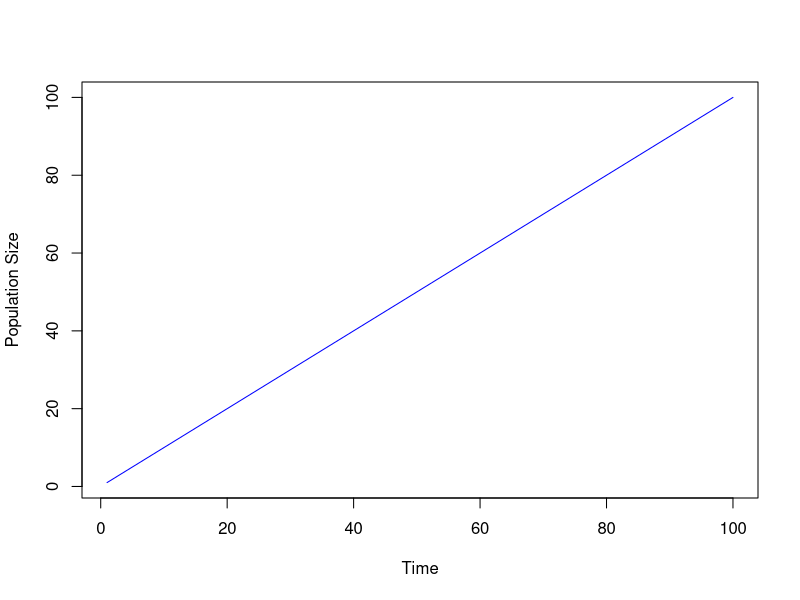

Recreate this plot in R.
# LInks to Github profiles of teams members:
#Rebecca Batoh: https://github.com/rbatoh/Hackbio-biocoding-internship.git
#Emmanuel Oluwarotimi Igiehon: https://github.com/Rotimi626/
#Ajayi Grace: https://github.com/Torren11/Hackbio-biocoding-internship.git
#Olajide Temitope: https://github.com/TemitopeOlajide1/

# Links to LinkedIn profiles of team members: 
#Rebecca Batoh: https://www.linkedin.com/in/rebecca-batoh/
#Emmanuel Oluwarotimi Igiehon: https://www.linkedin.com/in/emma-igiehon-300a2a260/
#Ajayi Grace: https://www.linkedin.com/in/graceoluwasola/
#Olajide Temitope: https://www.linkedin.com/in/temitope-esther-olajide/


#Function to Translate DNA to Protein
translate_DNA_to_protein <- function(dna_sequence) {
  # Define the codon to amino acid mapping
  codon_table <- c(
    "ATA"="I", "ATC"="I", "ATT"="I", "ATG"="M", "ACA"="T", "ACC"="T", 
    "ACG"="T", "ACT"="T", "AAC"="N", "AAT"="N", "AAA"="K", "AAG"="K", 
    "ACA"="T", "ACC"="T", "ACG"="T", "ACT"="T", "CTA"="L", "CTC"="L", 
    "CTG"="L", "CTT"="L", "CCA"="P", "CCC"="P", "CCG"="P", "CCT"="P", 
    "GCA"="A", "GCC"="A", "GCG"="A", "GCT"="A", "GGA"="G", "GGC"="G", 
    "GGG"="G", "GGT"="G", "TCA"="S", "TCC"="S", "TCG"="S", "TCT"="S", 
    "TTC"="F", "TTT"="F", "TTA"="L", "TTG"="L", "TAC"="Y", "TAT"="Y", 
    "TAA"="*", "TAG"="*", "TGC"="C", "TGT"="C", "TGA"="*", "TGG"="W", 
    "CTA"="L", "CTC"="L", "CTG"="L", "CTT"="L", "CCA"="P", "CCC"="P",
    "GGA"="G", "GGG"="G", "GGC"="G", "GGT"="G"
  )
  # Split the DNA sequence into 3-letter codons
  codons <- substring(dna_sequence, seq(1, nchar(dna_sequence), by=3),
                   seq(3, nchar(dna_sequence), by=3))
  
  # Translate the codons into amino acids
  protein <- sapply(codons, function(codon) codon_table[codon])
  
  # Return the protein sequence as a string
  return(paste(protein, collapse=""))
}
#Example:
dna_sequence <- "ATGGCCATTGTAATGGGCCGCTGAAAGGGT"
protein_sequence <- translate_DNA_to_protein(dna_sequence)
print(protein_sequence)


# Logistic Population Growth Function
logistic_growth_curve <- function(t, K, r, lag_phase, exp_phase) {
  #Randomizing the lag and exponential phase times
  time_to_lag <- sample(0:lag_phase, 1)
  time_to_exp <- sample(0:exp_phase, 1)
  
  # Population model
  population <- K / (1 + exp(-r * (t - time_to_lag - time_to_exp)))
  return(population)
}

# Function to generate 100 growth curves
growth_curves <- function(num_curves = 100, K = 1000, r = 0.1, lag_phase = 20, exp_phase = 30, t_max = 100) {
  time_points <- seq(0, t_max, length.out = 100)  
  curves <- data.frame(matrix(ncol = 100, nrow = num_curves))  
  for (i in 1:num_curves) {
    curves[i, ] <- logistic_growth_curve(time_points, K, r, lag_phase, exp_phase)
    }
    return(curves)
  }
  
  # Example: Plot growth curves
  growth_data <- growth_curves(num_curves = 100, K = 1000, r = 0.1, lag_phase = 20, exp_phase = 30, t_max = 100)
  plot(1:100, growth_data$V1, type = "l", col = "blue", xlab = "Time", ylab = "Population Size")  
  
  # Time to Reach 80% of Maximum Growth
  time_to_reach_80 <- function(K, r, lag_phase, exp_phase, time_points) {
    logistic_func <- function(t) {
      return(K / (1 + exp(-r * (t - lag_phase - exp_phase)))) 
    }
    threshold <- 0.8 * K  
    for (t in time_points) {
      if (logistic_func(t) >= threshold) {
        return(t)  
      }
    }
    return(NA)  
  }
  
  # Example: Calculate time to reach 80% of max population
  time_points <- seq(0, 100, by = 1)
  time_to_80 <- time_to_reach_80(K = 1000, r = 0.1, lag_phase = 20, exp_phase = 30, time_points = time_points)
  print(time_to_80)

# Calculate Hamming Distance
  hamming_distance <- function(string1, string2) {
    # Pad the shorter string with spaces (if necessary)
    max_len <- max(nchar(string1), nchar(string2))
    string1 <- paste0(string1, strrep(" ", max_len - nchar(string1)))
    string2 <- paste0(string2, strrep(" ", max_len - nchar(string2)))
    
    # Calculate Hamming distance
    dist <- sum(strsplit(string1, NULL)[[1]] != strsplit(string2, NULL)[[1]])
    
    return(dist)
  }
  #example: 
hamming_distance("grace", "gracy_ldn")
  
  
